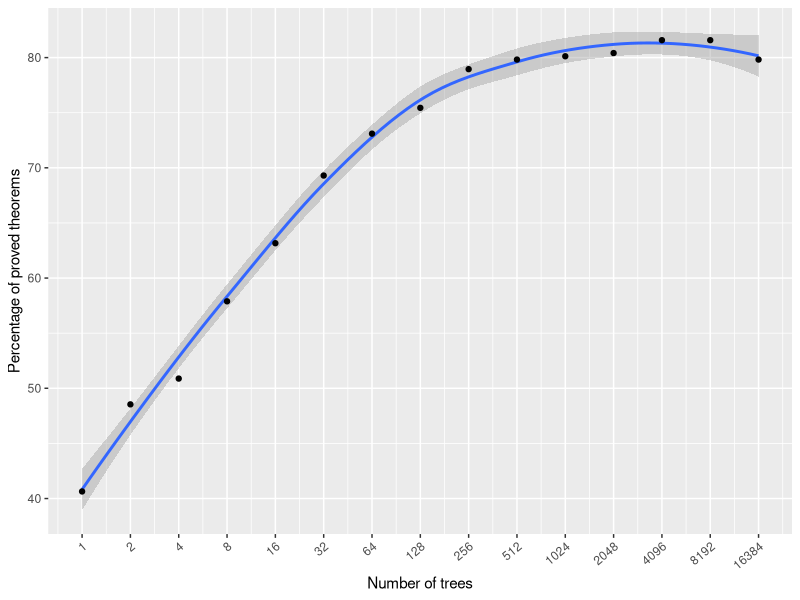
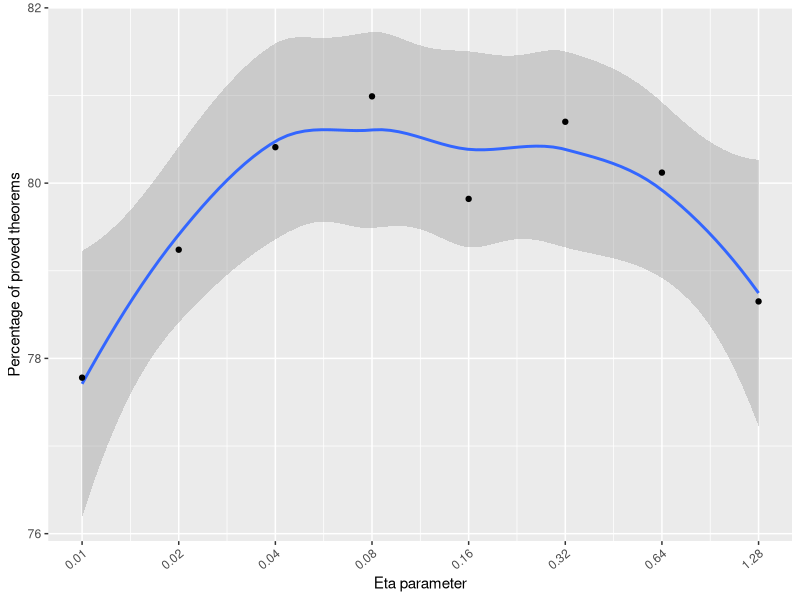
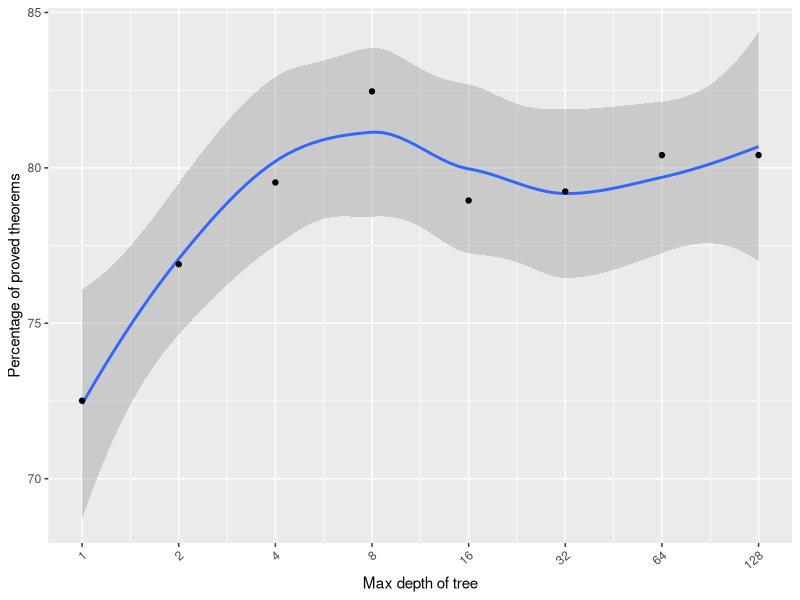
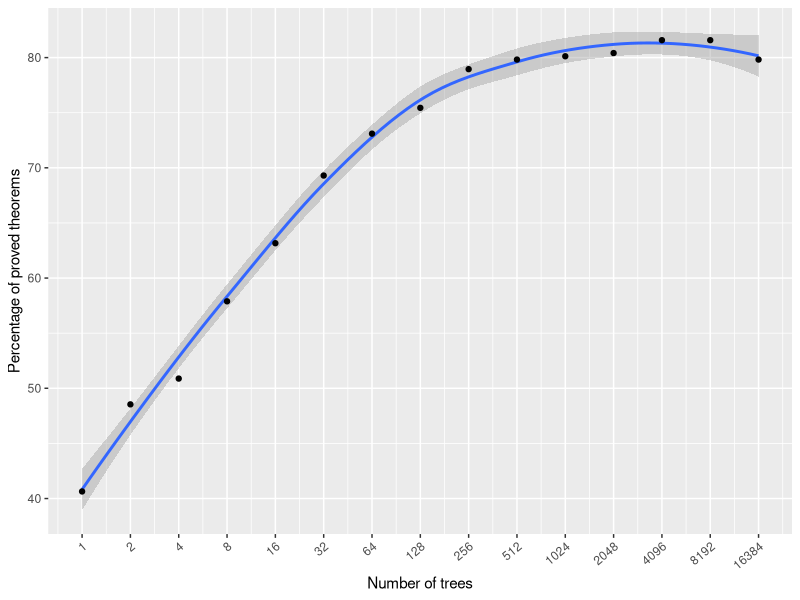
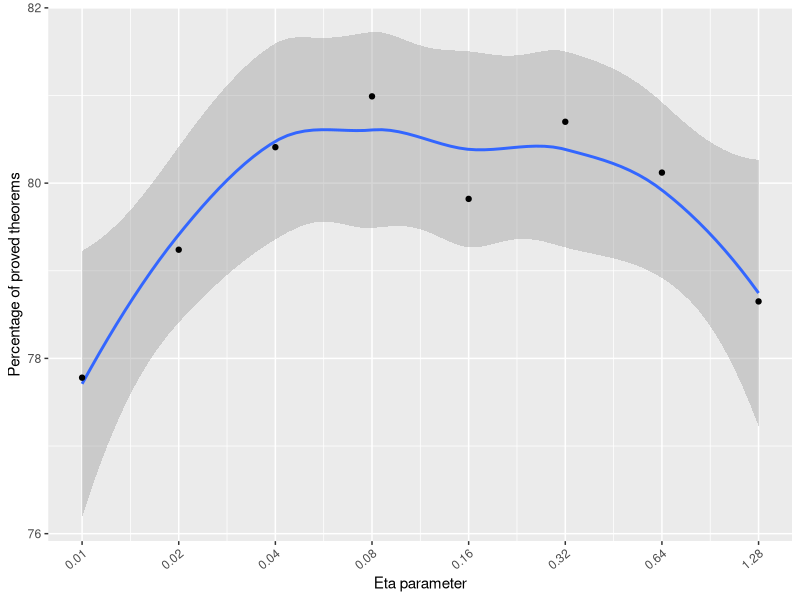
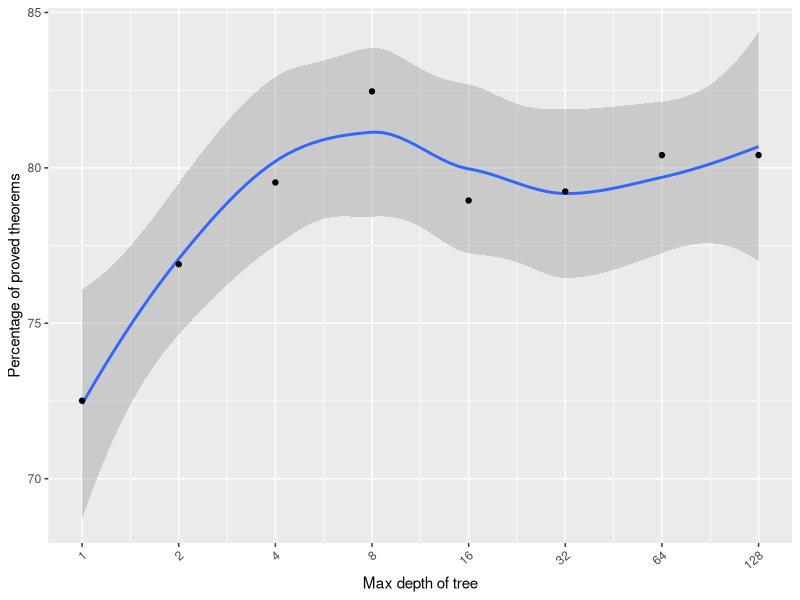

Recreate these plots in R, in order.
library(ggplot2)
library(reshape)

trees<-read.csv('logs/trees_mptp2078_new.csv')
colnames(trees)<-c("Number of trees", "Percentage of proved theorems")
print(head(trees))
ggplot(trees, aes(x=`Number of trees`, y=`Percentage of proved theorems`)) +
	geom_smooth() + geom_point() +
	theme(axis.text.x=element_text(angle=40,hjust=1,vjust=1)) +
	scale_x_log10(breaks=trees$`Number of trees`)
ggsave('trees.pdf', device='pdf', height=4, width=4)

eta<-read.csv('logs/eta_mptp2078_new.csv')
colnames(eta)<-c("Eta parameter", "Percentage of proved theorems")
print(head(eta))
ggplot(eta, aes(x=`Eta parameter`, y=`Percentage of proved theorems`)) +
	geom_smooth() + geom_point() +
	theme(axis.text.x=element_text(angle=40,hjust=1,vjust=1)) +
	scale_x_log10(breaks=eta$`Eta parameter`)
ggsave('eta.pdf', device='pdf', height=4, width=4)

max_depth<-read.csv('logs/max_depth_mptp2078_new.csv')
colnames(max_depth)<-c("Max depth of tree", "Percentage of proved theorems")
print(head(max_depth))
ggplot(max_depth, aes(x=`Max depth of tree`, y=`Percentage of proved theorems`)) +
	geom_smooth() + geom_point() +
	theme(axis.text.x=element_text(angle=40,hjust=1,vjust=1)) +
	scale_x_log10(breaks=max_depth$`Max depth of tree`)
ggsave('max_depth.pdf', device='pdf', height=4, width=4)
